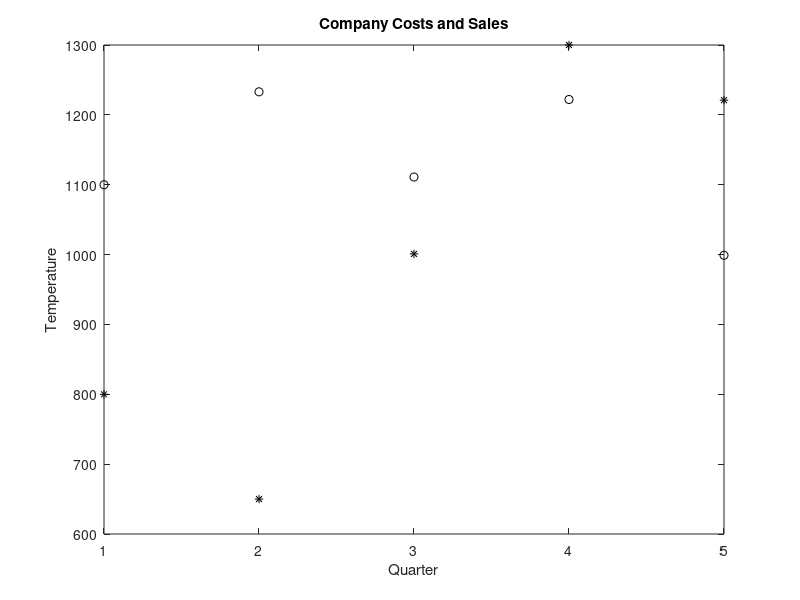

Here is the MATLAB script that generated this plot:
%This script will calculate how many quarters are represented in a file,
%plot costs and sales, and write the data to a new file.

load costssales.dat

fprintf('There were %.0f quarters in the file\n',length(costssales))
costs = costssales(:,1);
sales = costssales(:,2);
quarters = 1:length(costssales);

%Plot with labels
plot(quarters,costs, 'ko')
hold
plot(quarters,sales, 'k*')
xlabel('Quarter')
ylabel('Temperature')
title('Company Costs and Sales')